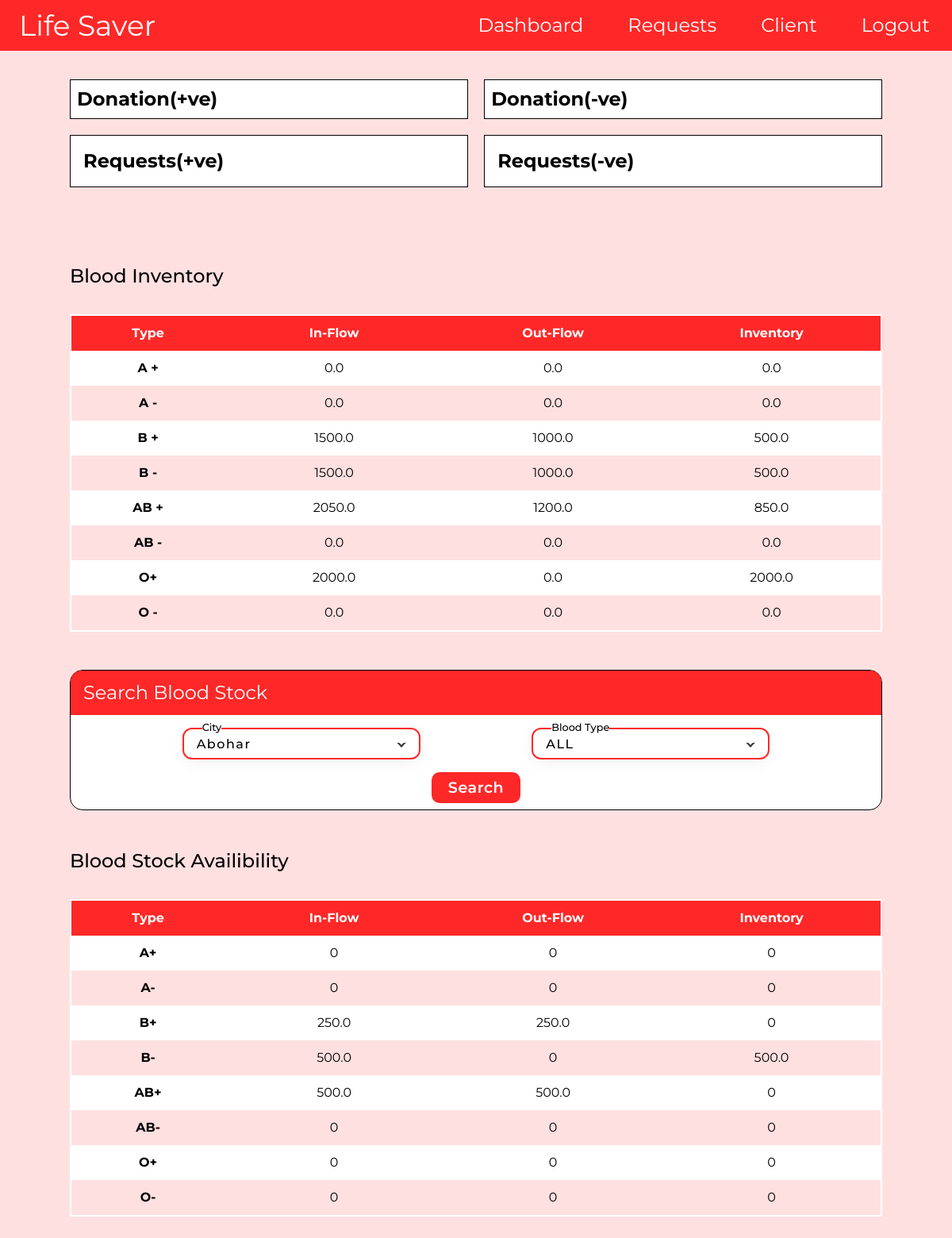
/Admin (signed in), run on the app's committed database.
### app/models.py (models this page shows)
class BloodDonationRecord(UserMixin,db.Model):
    blood_bag_number = db.Column(db.Integer, primary_key=True, autoincrement=True)
    appointment_id = db.Column(db.Integer, db.ForeignKey('donation_appointment.appointment_id'))
    collection_date = db.Column(db.Date, nullable=False)
    donation_type = db.Column(db.String(20), nullable=False)
    quantity_donated = db.Column(db.Float, nullable=False)
    storage_location = db.Column(db.String(100), nullable=False)
    month = db.Column(db.String(10))
    donation_appointment = db.relationship('DonationAppointment', backref='donation_records')

### app/routes.py (the view, shortened to what this page needs)
@app.route('/Admin',methods=['GET','POST'])
@login_required
@admin_required
def Admin():
    selected_city = cities[0]
    sb = 'ALL'
    if request.method == 'POST':
        selected_city  = request.form['city']
        sb = request.form['Btype']
    blood_types = ['A+', 'A-', 'B+', 'B-', 'AB+', 'AB-', 'O+', 'O-']
    summarized_data = []
    summarized_data_tr = []
    summarized_data_inventory = []
    for blood_type in blood_types:
        result = (
            db.session.query(
                func.sum(BloodDonationRecord.quantity_donated).label('total_quantity')
            )
            .filter(BloodDonationRecord.donation_type == blood_type)
            .first()
        )
        summarized_data.append(result.total_quantity if result[0] != None else 0.0)
    for blood_type in blood_types:
        result = (
            db.session.query(
                func.sum(BloodTransfusionRecord.quantity_transfused).label('total_quantity')
            )
            .filter(BloodTransfusionRecord.blood_type == blood_type)
            .filter(BloodTransfusionRecord.status == 1)
            .first()
        )
        summarized_data_tr.append(result.total_quantity if result[0] != None else 0.0)
    for blood_type in blood_types:
        result = (
            db.session.query(
                func.sum(BloodInventory.quantity_donated).label('total_quantity')
            )
            .filter(BloodInventory.blood_type == blood_type)
            .first()
        )
        summarized_data_inventory.append(result.total_quantity if result[0] is not None else 0.0)
    sd_city = {}
    appointment_ids = (
        DonationAppointment.query
        .filter(DonationAppointment.place == selected_city)
        .with_entities(DonationAppointment.appointment_id)
        .all()
    )
    blood_bag_nums = (
        BloodDonationRecord.query
        .filter(BloodDonationRecord.storage_location == selected_city)
        .with_entities(BloodDonationRecord.blood_bag_number)
        .all()
    )
    if sb == 'ALL' :
        for blood_type in blood_types:
                total_quantity = 0
                sd_city[blood_type] = []
                for appointment_id in appointment_ids:
                    result = (
                        db.session.query(
                            func.sum(BloodDonationRecord.quantity_donated).label('total_quantity')
                        )
                        .filter(BloodDonationRecord.donation_type == blood_type)
                        .filter(BloodDonationRecord.appointment_id == appointment_id[0])
                        .first()
                    )
                    if result and result.total_quantity:
                        total_quantity += result.total_quantity
                sd_city[blood_type].append(total_quantity)
        for blood_type in blood_types:
            total_quantity = 0
            result = (
                db.session.query(
                    func.sum(BloodTransfusionRecord.quantity_transfused).label('total_quantity')
                )
                .filter(BloodTransfusionRecord.blood_type == blood_type)
                .filter(BloodTransfusionRecord.status == 1)
                .filter(BloodTransfusionRecord.city1 == selected_city)
                .first()
            )
            if result and result.total_quantity:
                total_quantity += result.total_quantity
            sd_city[blood_type].append(total_quantity)
        for blood_type in blood_types:
                total_quantity = 0
                result = (
                    db.session.query(
                        func.sum(BloodInventory.quantity_donated).label('total_quantity')
                    )
                    .filter(BloodInventory.blood_type == blood_type)
                    .filter(BloodInventory.storage_location == selected_city)
                    .first()
                )
                if result and result.total_quantity:
                    total_quantity += result.total_quantity
                sd_city[blood_type].append(total_quantity)
    return render_template('Admin/Admin_Home.html',cities=cities,in_qu=summarized_data,inv=summarized_data_inventory,out_qu=summarized_data_tr,sd_city=sd_city,sc=selected_city,sb=sb)

### app/templates/Admin/Admin_Home.html (shortened to what this page needs)
<!DOCTYPE html>
<html lang="en" class="box-border scroll-smooth focus:scroll-auto">
  <head>
    <script src="https://cdn.tailwindcss.com"></script>
    <link
      rel="stylesheet"
      href="{{ url_for('static', filename='profile.css') }}"
    />
  </head>
  <body class="bg-[#ffe0e0]">
    <nav class="bg-[#FF2828] w-full flex py-[12px] text-white text-[24px] max-[830px]:hidden ">
      <div
        class="flex items-center w-[20%] ml-6 text-4xl hover:tracking-[0.1em] transition-all duration-700 cursor-pointer">
        <a href="{{ url_for('index') }}">Life Saver</a>
      </div>
      <div class="flex w-[80%] justify-end items-center">
        <div class="cursor-pointer hover:border-b-2 hover:border-white transition-all duration-100 mx-7">
          <a href="{{ url_for('Admin') }}">Dashboard</a>
        </div>
        <div class="nav-btn p-dropdown ap-req-dropdown input">
          <div class="temp flex items-center">
            <button class="inline mx-[28px]" onclick="showItemS()">
              <div class="hover:border-b-2 hover:border-white transition-all duration-100">Requests</div>
            </button>
          </div>
        </div>
        <div class="nav-btn2 p-dropdown ap-client-dropdown input">
          <div class="temp flex items-center">
            <button class="inline mx-[28px]" onclick="showItemSClient()">
              <div id="profile-pic-main" class="hover:border-b-2 hover:border-white transition-all duration-100">Client
              </div>
            </button>
          </div>
        </div>
        <div class="cursor-pointer hover:border-b-2 hover:border-white transition-all duration-100 mx-7">
          <a href="{{ url_for('logout') }}">Logout</a>
        </div>
      </div>
    </nav>
    <div class="mt-8 flex justify-center mb-[4rem]">
        <div
            class="a-right w-[90%]   px-7 pt-1"
          >
            <div class="charts  flex flex-wrap gap-[2%] max-[732px]:flex-col">
              <div class="c1 w-[49%] max-[732px]:w-full border border-black bg-white p-2">
                <div class="chart-heaing font-bold text-2xl max-[825px]:text-center max-[732px]:text-left">Donation(+ve)</div>
              </div>
              <div class="c2 w-[49%] max-[732px]:w-full max-[732px]:mt-[2%] border border-black bg-white   p-2">
                <div class="chart-heaing font-bold text-2xl max-[825px]:text-center max-[732px]:text-left">Donation(-ve)</div>
              </div>
              <div class="c3 w-[49%] max-[732px]:w-full border border-black bg-white p-4 mt-[2%] p-2">
                <div class="chart-heaing font-bold text-2xl max-[825px]:text-center max-[732px]:text-left">Requests(+ve)</div>
              </div>
              <div class="c4 w-[49%] max-[732px]:w-full border border-black bg-white p-4 mt-[2%] p-2">
                <div class="chart-heaing font-bold text-2xl max-[825px]:text-center max-[732px]:text-left">Requests(-ve)</div>
              </div>
            </div>
            <div class="bi mb-8 mt-24 text-2xl font-medium  max-[360px]:text-xl max-[550px]:text-center">Blood Inventory</div>
            <div class="stock-availability overflow-x-scroll t-scroll">
              <table>
                <tr>
                  <th class="bg-[#ff2828] text-white">Type</th>
                  <th class="bg-[#ff2828] text-white">In-Flow</th>
                  <th class="bg-[#ff2828] text-white">Out-Flow</th>
                  <th class="bg-[#ff2828] text-white">Inventory</th>
                </tr>
                <tr>
                  <td class="font-bold">A +</td>
                  <td>{{ in_qu[0] }}</td>
                  <td>{{ out_qu[0] }}</td>
                  <td>{{ inv[0] }}</td>
                </tr>
                <tr>
                  <td class="font-bold">A -</td>
                  <td>{{ in_qu[1] }}</td>
                  <td>{{ out_qu[1] }}</td>
                  <td>{{ inv[1] }}</td>
                </tr>
                <tr>
                  <td class="font-bold">B +</td>
                  <td>{{ in_qu[2] }}</td>
                  <td>{{ out_qu[2] }}</td>
                  <td>{{ inv[2] }}</td>
                </tr>
                <tr>
                  <td class="font-bold">B -</td>
                  <td>{{ in_qu[3] }}</td>
                  <td>{{ out_qu[3] }}</td>
                  <td>{{ inv[3] }}</td>
                </tr>
                <tr>
                  <td class="font-bold">AB +</td>
                  <td>{{ in_qu[4] }}</td>
                  <td>{{ out_qu[4] }}</td>
                  <td>{{ inv[4] }}</td>
                </tr>
                <tr>
                  <td class="font-bold">AB -</td>
                  <td>{{ in_qu[5] }}</td>
                    <td>{{ out_qu[5] }}</td>
                    <td>{{ inv[5] }}</td>
                </tr>
                <tr>
                  <td class="font-bold">O+</td>
                  <td>{{ in_qu[6] }}</td>
                  <td>{{ out_qu[6] }}</td>
                  <td>{{ inv[6] }}</td>
                </tr>
                <tr>
                  <td class="font-bold">O -</td>
                  <td>{{ in_qu[7] }}</td>
                  <td>{{ out_qu[7] }}</td>
                  <td>{{ inv[7] }}</td>
                </tr>
              </table>
            </div>
              <form action="Admin" method="POST">
              <div class="search border border-black rounded-2xl my-12   flex flex-col pb-2 bg-white">
                <div class="heading bg-[#ff2828] rounded-t-[14px] text-white text-2xl pl-4 py-3 max-[550px]:text-xl max-[550px]:text-center">
                    Search Blood Stock
                </div>
                  <div class="a-ips flex w-full justify-evenly max-[760px]:flex-col max-[760px]:items-center  ">
                      <div class="input-container focus  max-[760px]:w-[70%] max-[550px]:w-[90%]">
                          <div class="dropdown  max-[760px]:w-full">
                            <input
                              type="text"
                              class="textBoxCity input"
                              value="{{sc}}"
                              name="city"
                              id="CitytextBox"
                              required
                            />
                          </div>
                          <label for="">City</label>
                          <span>City</span>
                      </div>
                      <div class="input-container focus max-[760px]:w-[70%] max-[550px]:w-[90%]">
                          <div class="dropdown a-dropdown max-[760px]:w-full">
                            <input
                              type="text"
                              class="textBoxBlood input"
                              value="{{ sb }}"
                              readonly
                              name="Btype"
                              required
                            />
                          </div>
                          <label for="">Blood Type</label>
                          <span>Blood Type</span>
                        </div>
                  </div>
                  <input type="submit" value="Search" class="btnsrch bg-[#ff2828] max-[550px]:text-md self-center">
                </div>
              </form>
            <div class="mb-8 mt-4 text-2xl font-medium  max-[360px]:text-xl max-[550px]:text-center">Blood Stock Availibility</div>
            <div class="stock-availability overflow-x-scroll t-scroll">
              <table>
                <tr>
                  <th class="bg-[#ff2828] text-white">Type</th>
                  <th class="bg-[#ff2828] text-white">In-Flow</th>
                  <th class="bg-[#ff2828] text-white">Out-Flow</th>
                  <th class="bg-[#ff2828] text-white">Inventory</th>
                </tr>
                {% for blood_type, total_quantity in sd_city.items() %}
                  <tr>
                    <td class="font-bold">{{ blood_type }}</td>
                    <td>{{ total_quantity[0] }}</td>
                    <td>{{ total_quantity[1] }}</td>
                    <td>{{ total_quantity[2] }}</td>
                  </tr>
                {% endfor %}
              </table>
            </div>
        </div>
    </div>
  </body>
</html>

### data on the page
BloodDonationRecord: donation_type "AB+", quantity_donated "500.0", total_quantity "0"

### other printed values
{{ in_qu[0] }} "0.0"
{{ out_qu[0] }} "0.0"
{{ inv[0] }} "0.0"
{{ in_qu[1] }} "0.0"
{{ out_qu[1] }} "0.0"
{{ inv[1] }} "0.0"
{{ in_qu[2] }} "1500.0"
{{ out_qu[2] }} "1000.0"
{{ inv[2] }} "500.0"
{{ in_qu[3] }} "1500.0"
{{ out_qu[3] }} "1000.0"
{{ inv[3] }} "500.0"
{{ in_qu[4] }} "2050.0"
{{ out_qu[4] }} "1200.0"
{{ inv[4] }} "850.0"
